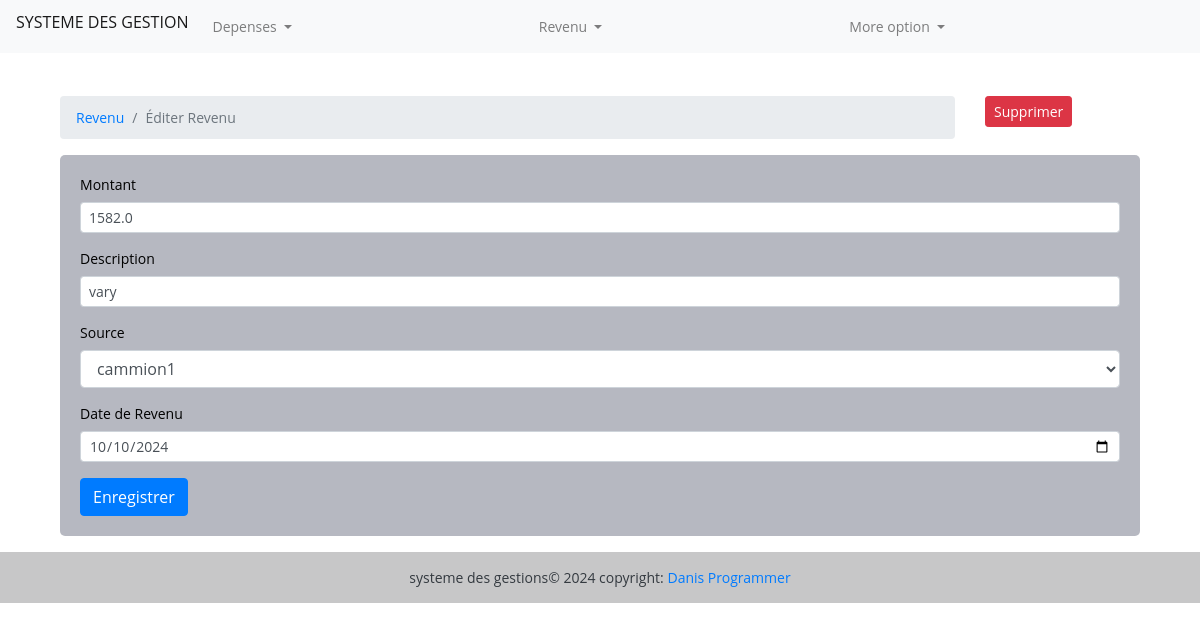
The app's page /income/edit-income/1 with its own data.
### userincome/models.py (models this page shows, shortened)
class UserIncome(models.Model):
    amount = models.FloatField()  # DECIMAL
    date = models.DateField(default=now)
    description = models.TextField()
    save_by = models.ForeignKey(to=User, on_delete=models.CASCADE)
    source = models.CharField(max_length=266)
    class Meta:
        ordering:['-date']

### userincome/views.py (the view, shortened to what this page needs)
# urls.py: path('edit-income/<int:id>', views.income_edit, name="income-edit"),
def income_edit(request, id):
    income = UserIncome.objects.get(pk=id)
    sources = Source.objects.all()
    context = {
        'income': income,
        'values': income,
        'sources': sources
    }
    if request.method == 'GET':
        return render(request, 'income/edit_income.html', context)

### templates/income/edit_income.html (shortened to what this page needs)
{% extends 'base.html' %} {% block content %}
<div class="container mt-4">
  <div class="row">
    <div class="col-md-10">
      <nav aria-label="breadcrumb">
        <ol class="breadcrumb">
          <li class="breadcrumb-item">
            <a href="{% url 'income'%}">Revenu</a>
          </li>
          <li class="breadcrumb-item active" aria-current="page">
            Éditer Revenu
          </li>
        </ol>
      </nav>
    </div>
    <div class="col-md-2">
      <a
        href="{% url 'income-delete' income.id %}"
        class="btn btn-danger btn-sm"
        >Supprimer</a
      >
    </div>
  </div>
  <div class="card">
    <div class="card-body">
      <form action="{% url 'income-edit' income.id %}" method="post">
        <div class="form-group">
          <label for="">Montant</label>
          <input
            type="number"
            class="form-control form-control-sm"
            name="amount"
            value="{{values.amount}}"
          />
        </div>
        <div class="form-group">
          <label for="">Description</label>
          <input
            type="text"
            class="form-control form-control-sm"
            name="description"
            value="{{values.description}}"
          />
        </div>
        <div class="form-group">
          <label for="">Source</label>
          <select class="form-control" name="source">
            <option selected name="source" value="{{values.source}}"
              >{{values.source}}</option
            >
          </select>
        </div>
        <div class="form-group">
          <label for="">Date de Revenu</label>
          <input
            type="date"
            value="{{values.date | date:'Y-m-d' }}"
            class="form-control form-control-sm"
            name="income_date"
          />
        </div>
        <input
          type="submit"
          value="Enregistrer"
          class="btn btn-primary btn-primary-sm"
        />
      </form>
    </div>
  </div>
</div>
{% endblock %}

### static/css/style.css (style rules this page uses)
body { margin: 0; padding: 0; font: 400 .875rem 'Open Sans', sans-serif; color: #000; background: #ffffffce; position: relative; height: 100%; }
.card { background: #272e4856; -webkit-border-radius: 5px; -moz-border-radius: 5px; border-radius: 5px; border: 0; margin-bottom: 1rem; }

### records on screen
UserIncome: amount "1582.0", description "vary", source "cammion1", income_date "10/10/2024"
